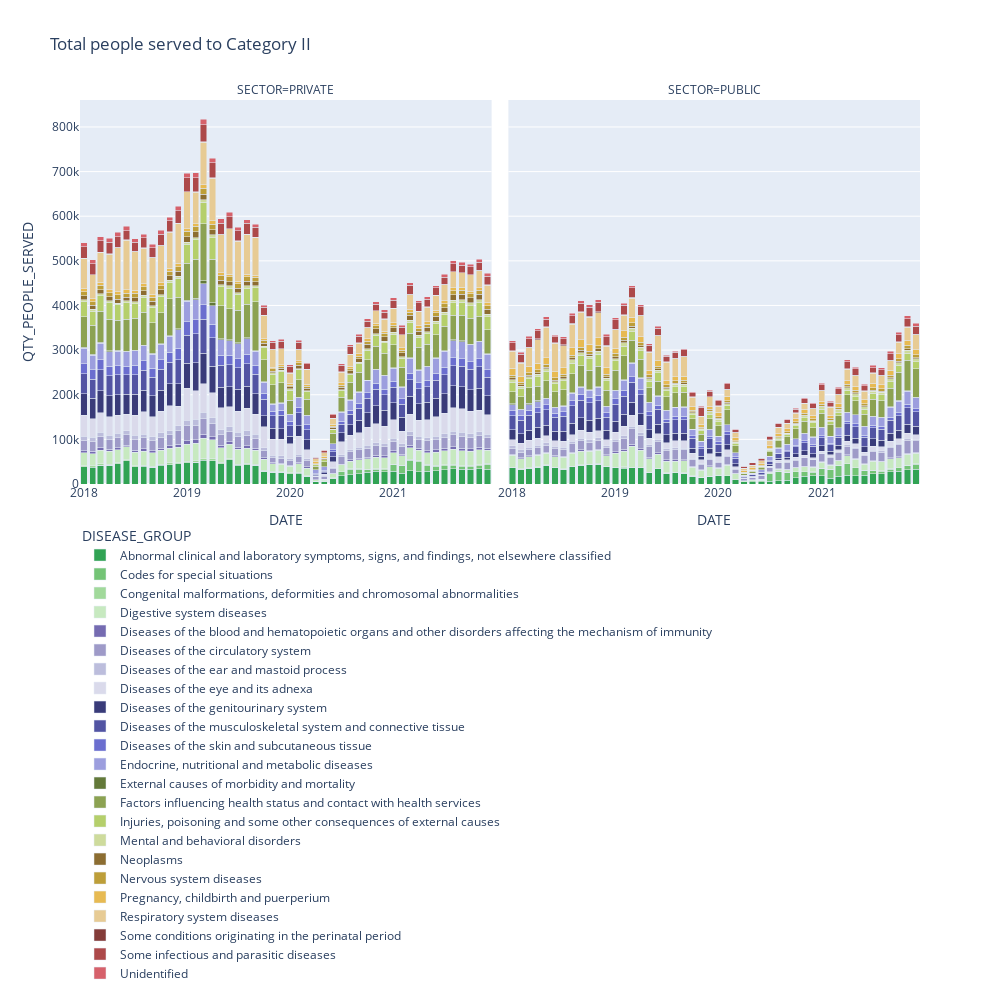

This figure's notebook cell:
### Code cell
fig = px.bar(data_temp, 
             x="DATE", 
             y="QTY_PEOPLE_SERVED", 
             color="DISEASE_GROUP", 
             barmode="stack", 
             facet_col="SECTOR",
             width=1000, height=1000,
             color_discrete_map = dict_colors,
             title='Total people served to Category ' + CATEGORIA_STUDIO,
            )
        
fig.update_layout(legend=dict(yanchor="top",
                              y=-0.1,
                              xanchor="left",
                              x=0
                             ),
                  showlegend=True
                 )

fig.show()
fig.write_html("results/Sector_"+CATEGORIA_STUDIO+".html")
